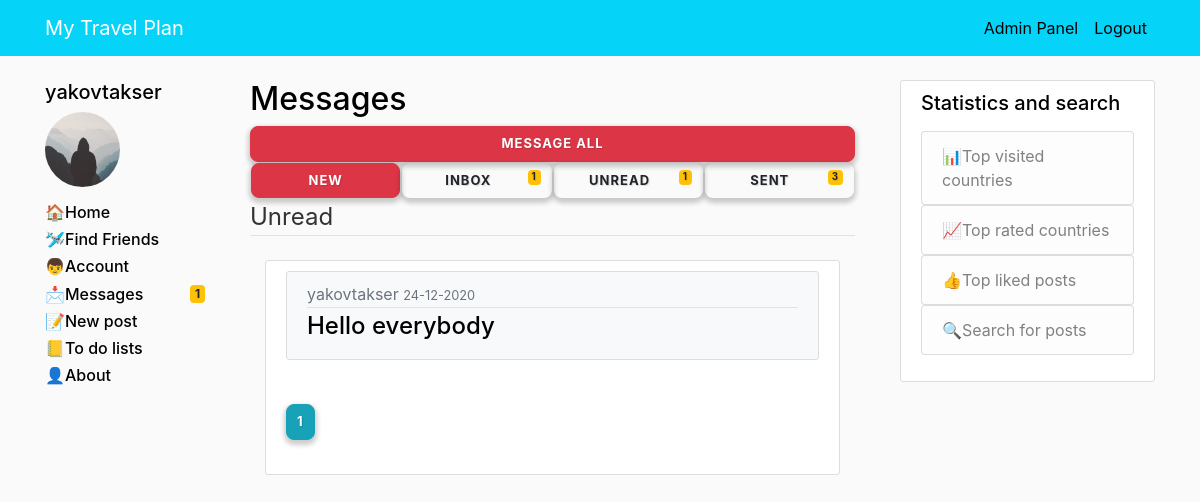
The app's page /unreaded (signed in) with its own data.
### mytravelplan/models.py (models this page shows, shortened)
class User(db.Model, UserMixin):
    id = db.Column(db.Integer, primary_key=True)
    username = db.Column(db.String(20), unique=True, nullable=False)
    email = db.Column(db.String(120), unique=True, nullable=False)
    image_file = db.Column(db.String(20), nullable=False, default='default.jpg')
    password = db.Column(db.String(60), nullable=False)
    first_name = db.Column(db.String(20), nullable=False)
    last_name = db.Column(db.String(20), nullable=False)
    date_of_birth = db.Column(db.DateTime, nullable=True)
    messageReceived = db.relationship('Message', backref='receiverUser', lazy=True)
    comments = db.relationship('Comment', backref='author', lazy=True)
    admin_permissions = db.Column(db.Integer, default=0)
    posts = db.relationship('Post', backref='author', lazy=True)
    to_do_list = db.relationship('Todolist', backref='author', lazy=True)
    amount_of_posts = db.Column(db.Integer, default=0)
    level_of_user = db.Column(db.String(100), default='New')
    verified = db.Column(db.Boolean, default=False)

class Message(db.Model):
    id = db.Column(db.Integer, primary_key=True)
    subject = db.Column(db.String(100), nullable=False)
    date_posted = db.Column(db.DateTime, nullable=False, default=datetime.utcnow)
    content = db.Column(db.Text, nullable=False)
    owner = db.Column(db.String, nullable=False)
    receiver = db.Column(db.String, db.ForeignKey('user.username'),
                         nullable=False)  # Foreign Key to make a relationship with the user by 'user_id' fieldset
    readed = db.Column(db.Boolean, default=False)
    deletedByOwner = db.Column(db.Boolean, default=False)
    deletedByReceiver = db.Column(db.Boolean, default=False)

### mytravelplan/messages/routes.py (the view)
@messages.route('/unreaded')
@login_required
def unread_messages():
    msg_counters = messages_counters()
    page = request.args.get('page', 1, type=int)
    messages = Message.query.filter_by(receiver=current_user.username, readed=False, deletedByReceiver=False).order_by(
        Message.date_posted.desc()).paginate(
        page=page, per_page=5)
    return render_template('unread_messages.html', messages=messages, msg_counters=msg_counters)

### mytravelplan/messages/routes.py (called while the page is built)
@login_required
def messages_counters():
    msg_counters = []
    inboxMessagesCounter = Message.query.filter_by(receiver=current_user.username, deletedByReceiver=False).count()
    msg_counters.append(inboxMessagesCounter)
    unreadMessagesCounter = Message.query.filter_by(receiver=current_user.username, readed=False,
                                                    deletedByReceiver=False).count()
    msg_counters.append(unreadMessagesCounter)
    sentMessagesCounter = Message.query.filter_by(owner=current_user.username, deletedByOwner=False).count()
    msg_counters.append(sentMessagesCounter)
    return msg_counters

### mytravelplan/models.py (called while the page is built)
@login_manager.user_loader
def load_user(user_id):
    return User.query.get(int(user_id))

### mytravelplan/templates/unread_messages.html (shortened to what this page needs)
{% extends "base.html" %}
    {% block content %}
    <div class="container">
        <h2>Messages</h2>
  <table style="width:100%">
    <td width="100">
        <a href="{{ url_for('messages.new_message', receiver='Name of receiver here..') }}" class="btn btn-danger btn-md btn-block" role="button">New</a></td>
    <td width="100">
         <a href="{{ url_for('messages.inbox') }}" class="btn btn-md btn-block" ><span class="badge badge-warning pull-right">{{ msg_counters[0] }}</span>Inbox&nbsp; </a>
    </td>
    <td width="100">
        <a href="{{ url_for('messages.unread_messages') }}" class="btn btn-md btn-block"><span class="badge badge-warning pull-right">{{ msg_counters[1] }}</span>Unread&nbsp; </a>
    </td>
     <td width="100">
        <a href="{{ url_for('messages.sent_messages') }}" class="btn btn-md btn-block"><span class="badge badge-warning pull-right">{{ msg_counters[2] }}</span>Sent&nbsp; </a>
    </td>
     {% if current_user.admin_permissions == 1 %}
                <a href="{{ url_for('messages.new_message_to_all') }}" class="btn btn-danger btn-md btn-block" role="button">Message all</a></td>
     {% endif %}
</table>
    <legend class="border-bottom mb-4">Unread</legend>
    <div class="col-md-12  align-top ">
              <div class="content-section">
                  {% if messages.items %}
                    {% for message in messages.items %}
                           <article class="media content-section text-secondary bg-light">
                              <div class="media-body" >
                                <div class="article-metadata">
                                  {{ message.owner }}
                                  <small class="text-muted">{{ message.date_posted.strftime('%d-%m-%Y') }}</small>
                                </div>
                                <h4><a class="article-title" href="{{ url_for('messages.message', message_id=message.id) }}">{{ message.subject }}</a></h4>
                              </div>
                        </article>
                    <br>
            {% endfor %}
                  {% else %}
                  <h4 style="opacity: 0.5; text-align:center;">You have no unread messages</h4>
                  {% endif %}
            {% for page_num in messages.iter_pages(left_edge=1, right_edge=1, left_current=1, right_current=2) %}
            {% if page_num %}
                {% if messages.page == page_num %}
                    <a class="btn btn-info mb-4" href="{{ url_for('main.home', page=page_num) }}">{{ page_num }}</a>
                {% else %}
                    <a class="btn btn-outline-info mb-4" href="{{ url_for('main.home', page=page_num) }}">{{ page_num }}</a>
                {% endif %}
            {% endif %}
            {% endfor %}
            </div>
         </div>
    </div>
    {% endblock %}

### mytravelplan/templates/base.html (shortened to what this page needs)
<!DOCTYPE html>
<html lang="en">
<head>
    <link rel="stylesheet" href="https://stackpath.bootstrapcdn.com/bootstrap/4.3.1/css/bootstrap.min.css">
    <link href="https://maxcdn.bootstrapcdn.com/font-awesome/4.7.0/css/font-awesome.min.css" rel="stylesheet">
    <link rel="stylesheet" href="https://maxcdn.bootstrapcdn.com/bootstrap/4.1.3/css/bootstrap.min.css" />
<link rel="stylesheet" href="http://bootstraptema.ru/plugins/2015/kw-count/kwcount.css" />
    <link rel="stylesheet" type="text/css" href="{{ url_for('static', filename='main.css') }}">
</head>
<body>
    <header class="site-header">
      <nav class="navbar navbar-expand-md navbar-dark bg-steel fixed-top">
        <div class="container">
          <a class="navbar-brand mr-4" href="/">My Travel Plan</a>
          <div class="collapse navbar-collapse" id="navbarToggle">
            <div class="navbar-nav">
                {% if current_user.is_authenticated %}
                    {% if current_user.admin_permissions == 1 %}
                        <a class="nav-item nav-link" href="{{ url_for('users.admin') }}">Admin Panel</a>
                    {% endif %}
                <a class="nav-item nav-link" href="{{ url_for('users.logout') }}">Logout</a>
                {% else %}
              <a class="nav-item nav-link" href="{{ url_for('users.login') }}">Login</a>
              <a class="nav-item nav-link" href="{{ url_for('users.register') }}">Register</a>
                {% endif %}
            </div>
          </div>
        </div>
      </nav>
    </header>
        <main role="main" class="container">
      <div class="row">
            <div class="col-md-2">
                 {% if current_user.is_authenticated %}
                 <h5>{{ current_user.username }}</h5>
                    <div class="media">
                        <img class="rounded-circle account-img" style="width: 75px;height: 75px;" src="{{ url_for('static', filename='profile_pics/' + current_user.image_file)}}">
                    </div>
                {% endif %}
                <h6><a  href="{{ url_for('main.home') }}" style="color:#000000">&#127968;Home</a></h6>
                <h6><a  href="{{ url_for('main.find_friends') }}" style="color:#000000">&#128745;Find Friends</a></h6>
                {% if current_user.is_authenticated %}
                <h6><a  href="{{ url_for('users.account', username=current_user.username) }}" style="color:#000000">&#128102;Account</a></h6>
                <h6><a  href="{{ url_for('messages.inbox') }}" style="color:#000000">&#128233;<span class="badge badge-warning pull-right">{{ msg_counters[1] }}</span>Messages</a></h6>
                <h6><a  href="{{ url_for('posts.new_post', username=current_user.username) }}" style="color:#000000">&#128221;New post</a></h6>
                <h6><a  href="{{ url_for('todolists.to_do_lists', post_id=0, to_do_list_id=0) }}" style="color:#000000">&#128210;To do lists</a></h6>
                {% endif %}
                <h6><a  href="{{ url_for('main.about') }}" style="color:#000000">&#128100;About</a></h6>
        </div>
        <div class="col-md-7">
          {% block content %}{% endblock %}
        </div>
        <div class="col-md-3">
          <div class="content-section">
              <h5>Statistics and search</h5>
            <p class='text-muted'>
              <ul class="list-group">
              <a href="{{ url_for('main.most_visited_countries') }}"><li class="list-group-item list-group-item-light">&#128202;Top visited countries</li></a>
              <a href="{{ url_for('main.most_rated_countries') }}"><li class="list-group-item list-group-item-light">&#128200;Top rated countries</li></a>
              <a href="{{ url_for('main.most_liked_posts') }}"><li class="list-group-item list-group-item-light">&#128077;Top liked posts</li></a>
              <a href="{{ url_for('main.search') }}"><li  class="list-group-item list-group-item-light">&#128269;Search for posts</li></a>
              </ul>
            </p>
          </div>
        </div>
      </div>
    </main>
</body>
</html>

### mytravelplan/static/main.css (style rules this page uses)
body { background: #fafafa; color: #333333; margin-top: 5rem; }
h1, h2, h3, h4, h5, h6 { color: black; }
.bg-steel { background-color:#05d3f7; }
.site-header .navbar-nav .nav-link { color: black; }
.content-section { background: #ffffff; padding: 10px 20px; border: 1px solid #dddddd; border-radius: 3px; margin-bottom: 20px; }
.article-title { color: black; }
.article-metadata { padding-bottom: 1px; margin-bottom: 4px; border-bottom: 1px solid #e3e3e3 }
.account-img { height: 125px; width: 125px; margin-right: 20px; margin-bottom: 16px; }
.btn { border-radius: 8px; font-size: 13px; font-weight: bold; letter-spacing: 1px; padding: 7px 10px; text-shadow: 1px 1px 1px rgba(0, 0, 0, 0.14); text-transform: uppercase; box-shadow: 0 3px 5px 2px rgba(0, 0, 0, 0.2); }

### records on screen
User: username "yakovtakser", image_file (placeholder picture)
Message: owner "yakovtakser", date_posted "24-12-2020", subject "Hello everybody"

### other values on screen
{{ msg_counters[1] }} "1"
{{ msg_counters[0] }} "1"
{{ msg_counters[2] }} "3"
{{ page_num }} "1"
